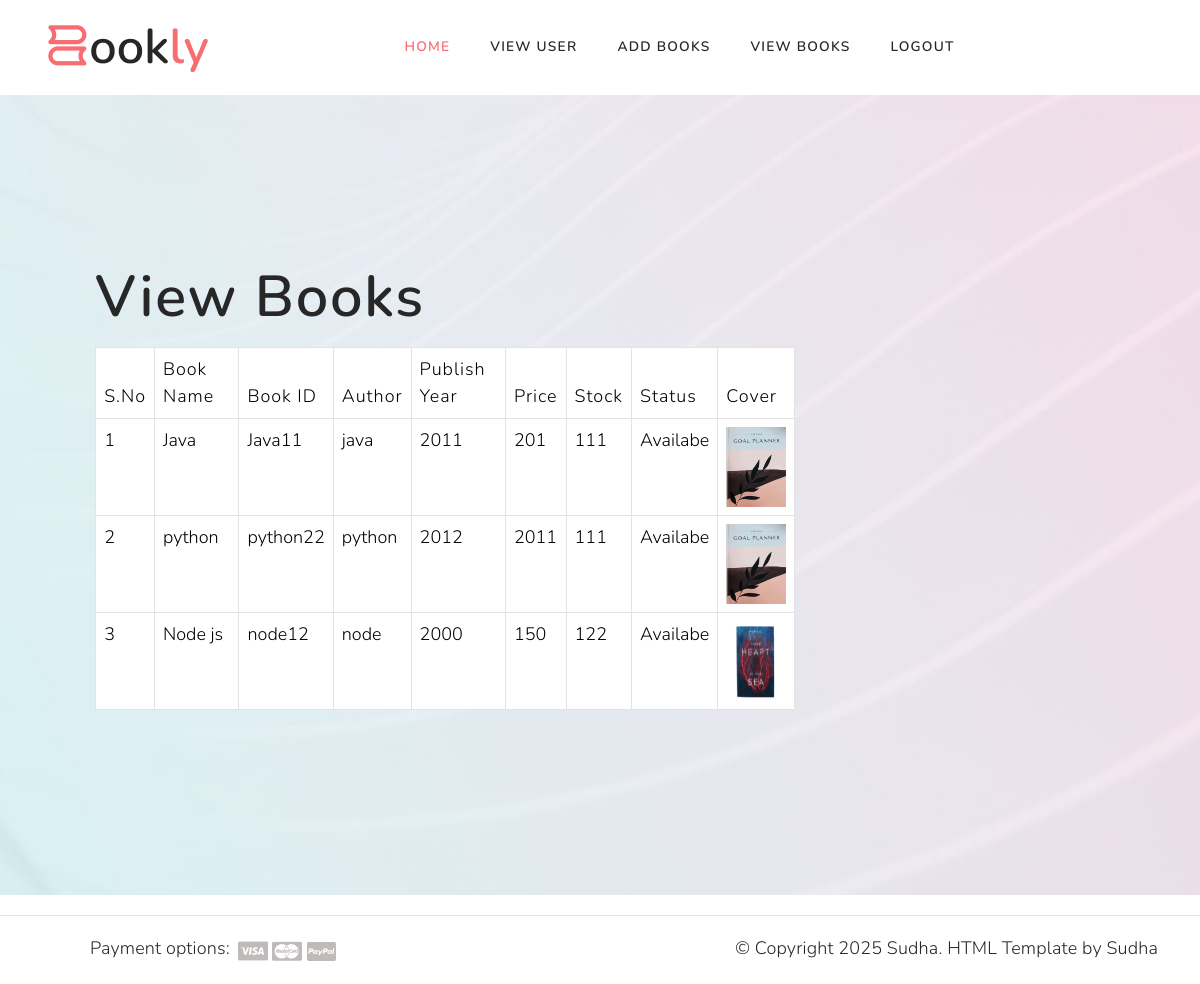
The page /ViewBooks/ on the database its author committed.
### users/models.py (models this page shows, shortened)
class BookModel(models.Model):
    bookname = models.CharField(max_length=100)
    bookid = models.CharField(unique=True, max_length=100)
    bookauthor = models.CharField(max_length=100)
    publishyear = models.CharField( max_length=100)
    price  = models.CharField(max_length=100)
    description = models.CharField(max_length=1000)
    stock  = models.CharField(max_length=100)
    cover_image  = models.CharField(max_length=100)
    status = models.CharField(max_length=100)
    class Meta:
        db_table = 'Book'

### admins/views.py (the view)
# urls.py: path("ViewBooks/", admins.ViewBooks, name="ViewBooks"),
def ViewBooks(request):
    data = BookModel.objects.all()
    return render(request, 'admins/ViewBooks.html', {'data':data})

### assets/templates/admins/ViewBooks.html
{%extends 'admins/adminbase.html'%}
{%block contents%}
<div class="main_title">
						<h2>View Books</h2>
						<p>
  <table class="table table-bordered bg-light text-dark">
    <thead>
        <tr>
            <th>S.No</th>
            <th>Book Name</th>
            <th>Book ID</th>
            <th>Author</th>
            <th>Publish Year</th>
            <th>Price</th>
            <th>Stock</th>
            <th>Status</th>
            <th>Cover</th>
        </tr>
    </thead>
    <tbody>
        {% for i in data %}
        <tr style="color: Black">
            <td>{{ forloop.counter }}</td>
            <td>{{ i.bookname }}</td>
            <td>{{ i.bookid }}</td>
            <td>{{ i.bookauthor }}</td>
            <td>{{ i.publishyear }}</td>
            <td>{{ i.price }}</td>
            <td>{{ i.stock }}</td>
            <td>{{ i.status }}</td>
            <td>
                {% if i.cover_image %}
                    <img src="/{{ i.cover_image }}" width="60px" height="80px">
                {% else %}
                    No Image
                {% endif %}
            </td>
        </tr>
        {% endfor %}
    </tbody>
</table>
                        </p>
					</div>
{%endblock%}

### assets/templates/admins/adminbase.html (shortened to what this page needs)
{% load static%}
<!DOCTYPE html>
<html>
  <head>
    <link href="https://cdn.jsdelivr.net/npm/bootstrap@5.3.3/dist/css/bootstrap.min.css" rel="stylesheet"
>
    <link rel="stylesheet" type="text/css" href="{%static 'style.css'%}">
    <link rel="stylesheet" href="https://cdn.jsdelivr.net/npm/swiper@9/swiper-bundle.min.css" />
  </head>
  <body>
    <header id="header" class="site-header">
      <nav id="header-nav" class="navbar navbar-expand-lg py-3">
        <div class="container">
          <a class="navbar-brand" href="index.html">
            <img src="{%static 'images/main-logo.png'%}" class="logo">
          </a>
          <div class="offcanvas offcanvas-end" tabindex="-1" id="bdNavbar" aria-labelledby="bdNavbarOffcanvasLabel">
            <div class="offcanvas-body">
              <ul id="navbar"
                class="navbar-nav text-uppercase justify-content-start justify-content-lg-center align-items-start align-items-lg-center flex-grow-1">
                <li class="nav-item">
                  <a class="nav-link me-4 active" href="{%url 'AdminHome'%}">Home</a>
                </li>
                <li class="nav-item">
                  <a class="nav-link me-4" href="{%url 'ViewRegisteredUsers'%}">View User</a>                </li>
                <li class="nav-item">
                  <a class="nav-link me-4" href="{%url 'AddBooks'%}">Add Books</a>
                 </li>
                <li class="nav-item">
                  <a class="nav-link me-4" href="{%url 'ViewBooks'%}">View Books</a>
                 </li>
                <li class="nav-item">
                  <a class="nav-link me-4" href="{%url 'logout'%}">Logout</a>
                </li>
              </ul>
            </div>
          </div>
        </div>
      </nav>
    </header>
    <section id="billboard" class="position-relative d-flex align-items-center py-5 bg-light-gray"
      style="background-image: url({%static 'images/banner-image-bg.jpg'%}); background-size: cover; background-repeat: no-repeat; background-position: center; height: 800px;">
      <div class="position-absolute end-0 pe-0 pe-xxl-5 me-0 me-xxl-5 swiper-next main-slider-button-next">
        <svg class="chevron-forward-circle d-flex justify-content-center align-items-center p-2" width="80" height="80">
          <use xlink:href="#alt-arrow-right-outline"></use>
        </svg>
      </div>
      <div class="position-absolute start-0 ps-0 ps-xxl-5 ms-0 ms-xxl-5 swiper-prev main-slider-button-prev">
        <svg class="chevron-back-circle d-flex justify-content-center align-items-center p-2" width="80" height="80">
          <use xlink:href="#alt-arrow-left-outline"></use>
        </svg>
      </div>
      <div class="swiper main-swiper" style="width: 1000px;">
        <div class="swiper-wrapper d-flex align-items-center">
          <div class="swiper-slide">
            <div class="container">
              <div class="row d-flex flex-column-reverse flex-md-row align-items-center">
                <div class="col-md-5 offset-md-1 mt-5 mt-md-0 text-center text-md-start">
                  <div class="banner-content"style="width: 700px;">
                {%block contents%}
                {%endblock%}
                  </div>
                </div>
              </div>
            </div>
          </div>
        </div>
      </div>
    </section>
    <hr>
    <div id="footer-bottom" class="mb-2">
      <div class="container">
        <div class="d-flex flex-wrap justify-content-between">
          <div class="ship-and-payment d-flex gap-md-5 flex-wrap">
            <div class="payment-method d-flex">
              <p>Payment options:</p>
              <div class="card-wrap ps-2">
                <img src="{%static 'images/visa.jpg'%}" alt="visa">
                <img src="{%static 'images/mastercard.jpg'%}" alt="mastercard">
                <img src="{%static 'images/paypal.jpg'%}" alt="paypal">
              </div>
            </div>
          </div>
          <div class="copyright">
            <p>© Copyright 2025 Sudha. HTML Template by <a href="#"
                target="_blank">Sudha</a>
            </p>
          </div>
        </div>
      </div>
    </div>
  </body>
</html>

### assets/static/style.css (style rules this page uses)
:root { --accent-color: #717171; --white-color: #fff; --black-color: #272727; --gray-color: #F3F3F3; --gray-color-200: #E3E3E3; --gray-color-300: #E0E0E0; --gray-color-500: #D0D0D0; --gray-color-800: #3A3A3A; --light-gray-color: #D2D2D2; --primary-color: #F86D72; --bs-body-color: #272727; --bs-secondary-color: #FFE8F0; --bs-secondary-rgb: 255, 232, 240; --bs-primary-rgb: 248,109,114; --bs-border-color: #E3E3E3; --bs-dropdown-link-active-bg: #F5F5F5; --light-color: #F8F8F8; --light-blue-color: #EDF1F3; --navbar-color-color: #131814; --swiper-theme-color: #4A4A4A; --swiper-pagination-color: #4A4A4A; --bs-box-shadow: 0 0.2rem 0.6rem rgba(0, 0, 0, 0.08); --bs-btn-font-size: 1rem; }
:root { --body-font : "Nunito", sans-serif; --heading-font : "Nunito", sans-serif; }
*, *::before, *::after { -webkit-box-sizing: border-box; -moz-box-sizing: border-box; box-sizing: border-box; }
html { box-sizing: border-box; }
body { font-family: var(--body-font); font-size: 18px; font-weight: 300; margin: 0; }
p { color: var(--black-color); letter-spacing: 0.01rem; line-height: normal; }
a { color: var(--black-color); text-decoration: none; transition: 0.3s color ease-out; }
hr { margin: 1.25rem 0; color: var(--gray-color-200); opacity: 1; }
.bg-light { background: var(--light-color); }
.bg-light-gray { background: #F5F5F5; }
h1, h2, h3, h4, h5, h6 { font-family: var(--heading-font); text-transform: capitalize; letter-spacing: 0.03em; font-weight: 600; line-height: 115%; }
h2 { font-size: 3.6rem; }
th { font-weight: 300; letter-spacing: 0.06rem; }
.site-header { width: 100%; z-index: 10; transition: background 0.3s ease-out; }
.navbar-nav .nav-item a.nav-link { font-size: 0.7619em; font-weight: 600; letter-spacing: 0.09em; color: var(--black-color); }
.navbar-nav .nav-item a.nav-link.active, .navbar-nav .nav-item a.nav-link:focus, .navbar-nav .nav-item a.nav-link:hover { color: var(--primary-color); }
#header-nav .offcanvas { transition: 0.5s ease-in-out; }
#header-nav .offcanvas-end { width: 500px; }
.swiper-next, .swiper-prev { color: var(--black-color); z-index: 9999; }
.swiper-button-disabled { color: var(--gray-color-500); }

### rows shown on the page
BookModel: bookname "Java", bookid "Java11", bookauthor "java", publishyear "2011", price "201", stock "111", status "Availabe", cover_image (picture)
BookModel: bookname "python", bookid "python22", bookauthor "python", publishyear "2012", price "2011", stock "111", status "Availabe", cover_image (picture)
BookModel: bookname "Node js", bookid "node12", bookauthor "node", publishyear "2000", price "150", stock "122", status "Availabe", cover_image (picture)
